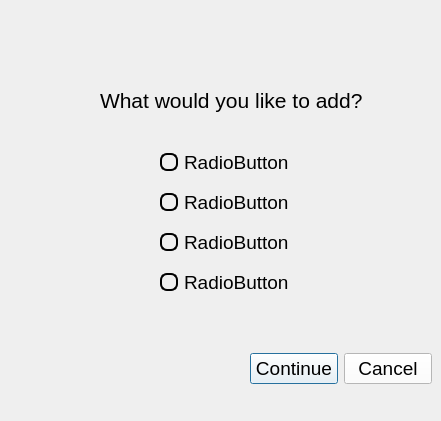
<?xml version="1.0" encoding="UTF-8"?>
<ui version="4.0">
 <class>Dialog</class>
 <widget class="QDialog" name="Dialog">
  <property name="geometry">
   <rect>
    <x>0</x>
    <y>0</y>
    <width>441</width>
    <height>421</height>
   </rect>
  </property>
  <property name="windowTitle">
   <string>Dialog</string>
  </property>
  <property name="styleSheet">
   <string notr="true">background-color: rgba(170, 255, 255, 255);

QRadioButton::indicator {
    width: 14px;
    height: 14px;
    border: 2px solid black;
    border-radius: 7px;
    background-color: transparent;
}

QRadioButton::indicator:checked {
    background-color: black;
    border: 4px solid white;
}</string>
  </property>
  <widget class="QLabel" name="add_question_label">
   <property name="geometry">
    <rect>
     <x>100</x>
     <y>60</y>
     <width>311</width>
     <height>81</height>
    </rect>
   </property>
   <property name="font">
    <font>
     <pointsize>16</pointsize>
    </font>
   </property>
   <property name="text">
    <string>What would you like to add?</string>
   </property>
   <property name="wordWrap">
    <bool>true</bool>
   </property>
  </widget>
  <widget class="QWidget" name="layoutWidget">
   <property name="geometry">
    <rect>
     <x>250</x>
     <y>350</y>
     <width>182</width>
     <height>38</height>
    </rect>
   </property>
   <layout class="QHBoxLayout" name="horizontalLayout">
    <item>
     <widget class="QPushButton" name="add_continue_button">
      <property name="font">
       <font>
        <pointsize>14</pointsize>
       </font>
      </property>
      <property name="styleSheet">
       <string notr="true">background-color: rgba(255, 255, 255, 255);</string>
      </property>
      <property name="text">
       <string>Continue</string>
      </property>
     </widget>
    </item>
    <item>
     <widget class="QPushButton" name="add_cancel_button">
      <property name="font">
       <font>
        <pointsize>14</pointsize>
       </font>
      </property>
      <property name="styleSheet">
       <string notr="true">background-color: rgba(255, 255, 255, 255);</string>
      </property>
      <property name="text">
       <string>Cancel</string>
      </property>
     </widget>
    </item>
   </layout>
  </widget>
  <widget class="QRadioButton" name="add_option_1">
   <property name="geometry">
    <rect>
     <x>160</x>
     <y>150</y>
     <width>171</width>
     <height>24</height>
    </rect>
   </property>
   <property name="font">
    <font>
     <pointsize>14</pointsize>
    </font>
   </property>
   <property name="styleSheet">
    <string notr="true">QRadioButton::indicator {
    width: 14px;
    height: 14px;
    border: 2px solid black;
    border-radius: 7px;
    background-color: transparent;
}

QRadioButton::indicator:checked {
    background-color: black;
    border: 4px solid white;
}</string>
   </property>
   <property name="text">
    <string>RadioButton</string>
   </property>
  </widget>
  <widget class="QRadioButton" name="add_option_3">
   <property name="geometry">
    <rect>
     <x>160</x>
     <y>230</y>
     <width>171</width>
     <height>24</height>
    </rect>
   </property>
   <property name="font">
    <font>
     <pointsize>14</pointsize>
    </font>
   </property>
   <property name="styleSheet">
    <string notr="true">QRadioButton::indicator {
    width: 14px;
    height: 14px;
    border: 2px solid black;
    border-radius: 7px;
    background-color: transparent;
}

QRadioButton::indicator:checked {
    background-color: black;
    border: 4px solid white;
}</string>
   </property>
   <property name="text">
    <string>RadioButton</string>
   </property>
  </widget>
  <widget class="QRadioButton" name="add_option_4">
   <property name="geometry">
    <rect>
     <x>160</x>
     <y>270</y>
     <width>171</width>
     <height>24</height>
    </rect>
   </property>
   <property name="font">
    <font>
     <pointsize>14</pointsize>
    </font>
   </property>
   <property name="styleSheet">
    <string notr="true">QRadioButton::indicator {
    width: 14px;
    height: 14px;
    border: 2px solid black;
    border-radius: 7px;
    background-color: transparent;
}

QRadioButton::indicator:checked {
    background-color: black;
    border: 4px solid white;
}</string>
   </property>
   <property name="text">
    <string>RadioButton</string>
   </property>
  </widget>
  <widget class="QRadioButton" name="add_option_2">
   <property name="geometry">
    <rect>
     <x>160</x>
     <y>190</y>
     <width>171</width>
     <height>24</height>
    </rect>
   </property>
   <property name="font">
    <font>
     <pointsize>14</pointsize>
    </font>
   </property>
   <property name="styleSheet">
    <string notr="true">QRadioButton::indicator {
    width: 14px;
    height: 14px;
    border: 2px solid black;
    border-radius: 7px;
    background-color: transparent;
}

QRadioButton::indicator:checked {
    background-color: black;
    border: 4px solid white;
}</string>
   </property>
   <property name="text">
    <string>RadioButton</string>
   </property>
  </widget>
 </widget>
 <resources/>
 <connections/>
</ui>
